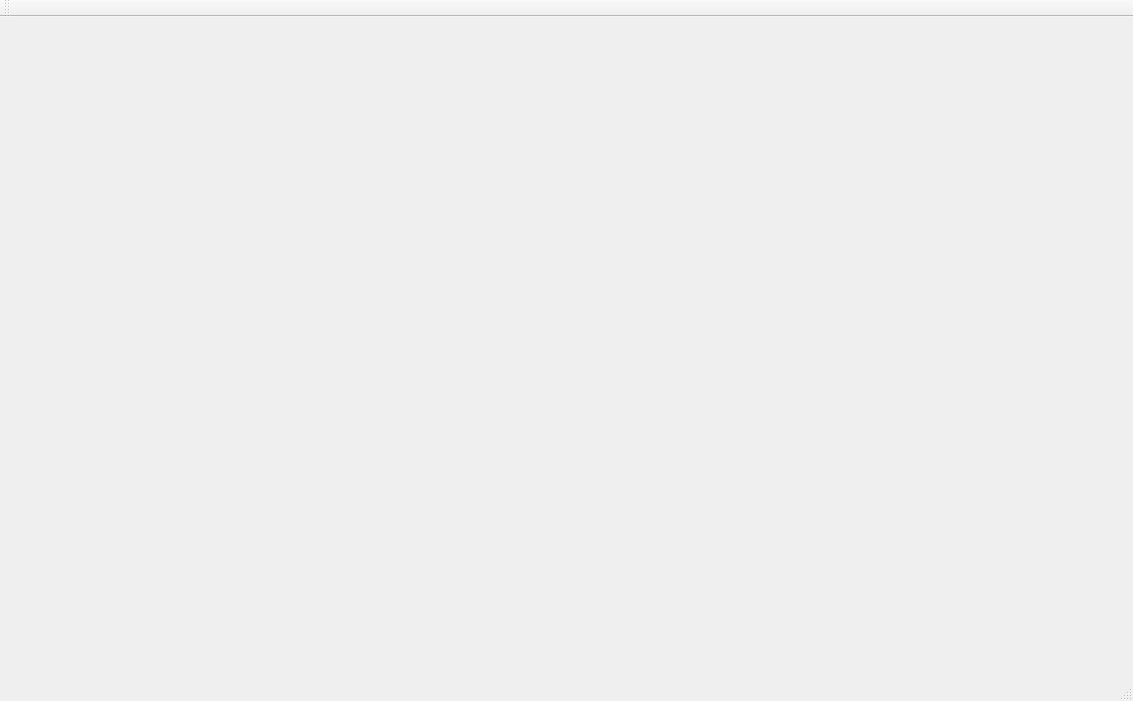
<?xml version="1.0" encoding="UTF-8"?>
<ui version="4.0">
 <class>MainWindow</class>
 <widget class="QMainWindow" name="MainWindow">
  <property name="geometry">
   <rect>
    <x>0</x>
    <y>0</y>
    <width>1133</width>
    <height>701</height>
   </rect>
  </property>
  <property name="windowTitle">
   <string>MainWindow</string>
  </property>
  <widget class="QWidget" name="centralWidget"/>
  <widget class="QMenuBar" name="menuBar">
   <property name="geometry">
    <rect>
     <x>0</x>
     <y>0</y>
     <width>1133</width>
     <height>26</height>
    </rect>
   </property>
  </widget>
  <widget class="QToolBar" name="mainToolBar">
   <attribute name="toolBarArea">
    <enum>TopToolBarArea</enum>
   </attribute>
   <attribute name="toolBarBreak">
    <bool>false</bool>
   </attribute>
  </widget>
  <widget class="QStatusBar" name="statusBar"/>
 </widget>
 <layoutdefault spacing="6" margin="11"/>
 <resources/>
 <connections/>
</ui>
